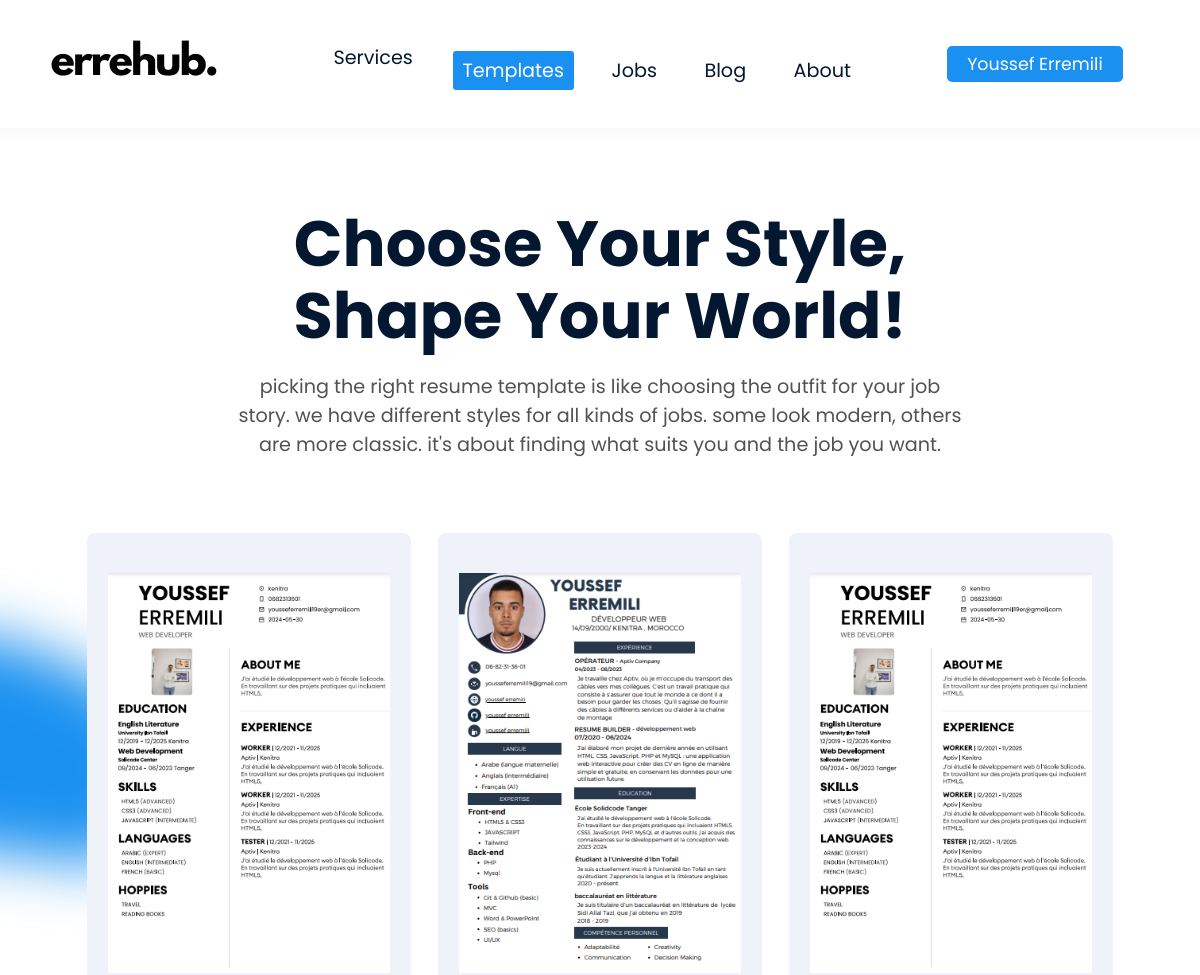
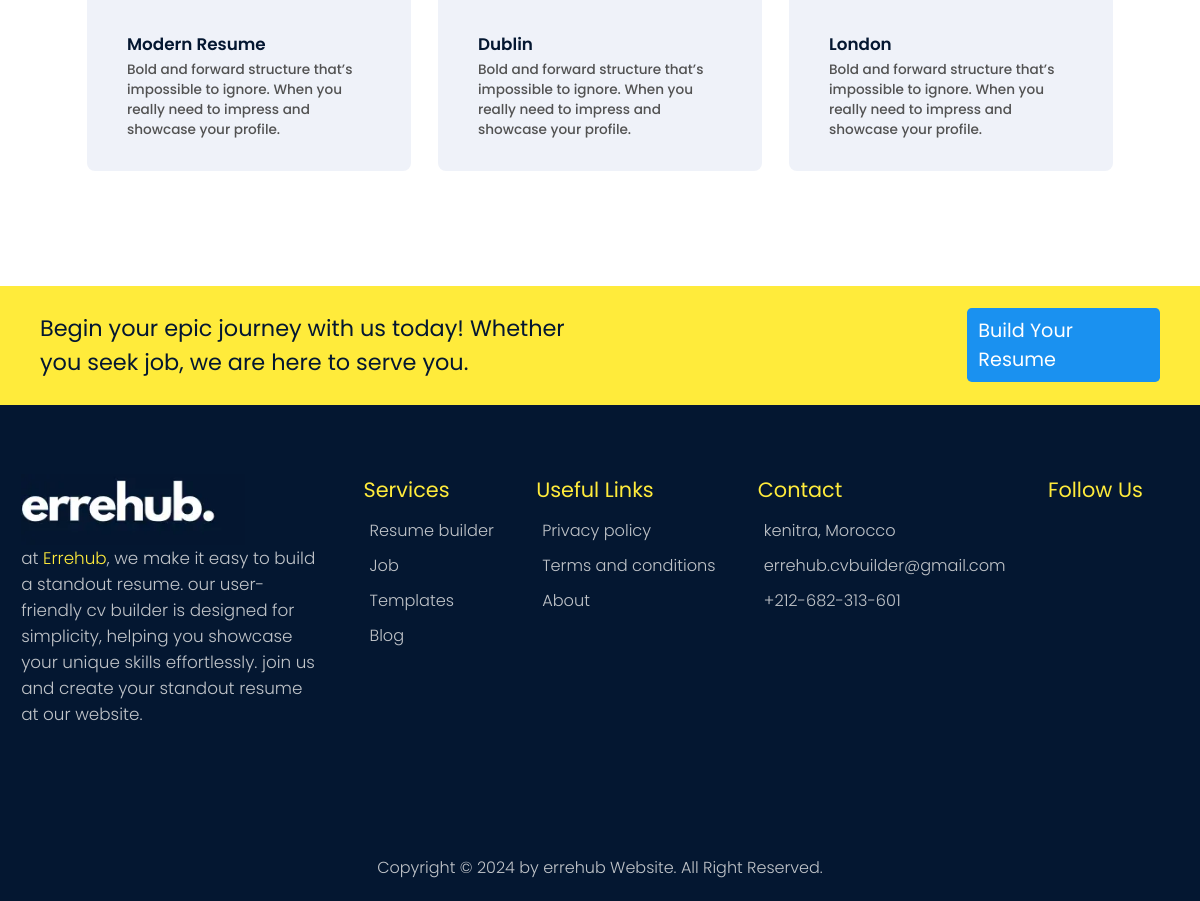
Page /template/template.php (signed in) on the committed database (2 pictures, top to bottom).
### tables this page shows
CREATE TABLE `templates` (
  `resume_id` int(11) NOT NULL,
  `resume_name` varchar(255) NOT NULL,
  `resume_description` varchar(255) NOT NULL,
  `resume_image` varchar(255) NOT NULL,
  `resume_template` text NOT NULL
);

### template/template.php (the view, shortened to what this page needs)
<?php
include("../config/config.php");
$query = "SELECT * FROM templates";
$stmt = $serverConnection->prepare($query);
$stmt->execute();
?>
<!DOCTYPE html>
<html lang="en">
<head>
    <link rel="stylesheet" href="../assets/styles/style.css">
    <link rel="stylesheet" href="../assets/styles/template.css">
</head>
<body>
    <header>
        <div class="nav">
            <div class="logo">
                <a href="../index.php"><img src="../assets/image/errehub-wight.webp" alt="errehub logo"></a>
            </div>
            <nav>
                <ul>
                    <li class="parent">services
                    </li>
                    <li id="selected"><a class="selected" href="template.php">templates</a></li>
                    <li><a href="../job/job.php">jobs</a></li>
                    <li><a href="../blog/blog.php">blog</a></li>
                    <li><a href="../blog/topic.php?id=2&title=about-us&image=../assets/image/about-us.webp">about</a></li>
                </ul>
            </nav>
            <div class="getBtn">
                <?php if (isset($_SESSION["User-Name"])) : ?>
                    <span class="regBtn"><?php echo htmlspecialchars($_SESSION["User-Name"]); ?></span>
                    <a class="regBtn" id="logout" href="../logout/logout.php">
                    </a>
                <?php else : ?>
                    <a class="regBtn login" href="../login/login.php">Log in</a>
                    <a class="regBtn sign" href="../signup/sign-up.php">Sign in</a>
                <?php endif; ?>
            </div>
        </div>
    </header>
    <main class="template">
        <div class="templateHead">
            <h1>Choose your style, shape your world!</h1>
            <p>Picking the right resume template is like choosing the outfit for your job story. We have different
                styles for all kinds of jobs. Some look modern, others are more classic. It's about finding what suits
                you and the job you want.</p>
        </div>
        <div class="galleryTemplates">
            <?php while ($row = $stmt->fetch(PDO::FETCH_ASSOC)) { ?>
                <div class="templateCol templateCol1">
                    <section>
                        <img src="<?php echo $row["resume_image"]; ?>" alt="Resume Image">
                    </section>
                    <section>
                        <h3><?php echo $row["resume_name"]; ?></h3>
                        <p><?php echo $row["resume_description"]; ?></p>
                    </section>
                </div>
            <?php }; ?>
        </div>
    </main>
    <footer>
        <div class="footHead">
            <div class="footLeft">
                <h2>Begin your epic journey with us today! Whether you seek job, we are here to serve you.</h2>
            </div>
            <div class="footRight">
                <div class="footBtn">
                    <a class="getStarted footBtn" href="../editor/editor.php">build your resume</a>
                </div>
            </div>
        </div>
        <div class="mainFooter">
            <div class="footCol about">
                <a href="../index.php"><img src="../assets/image/errehub-dark.webp" alt="logo of the website Errehub"></a>
                <p>At <a class="footInd" href="../index.php">errehub</a>, we make it easy to build a standout resume. Our user-friendly CV builder is designed for simplicity, helping you showcase your unique skills effortlessly. Join us and create your standout resume at our website.</p>
            </div>
            <div class="footCol services">
                <h3>services</h3>
                <ul>
                    <li><a href="../editor/editor.php"><ion-icon name="chevron-forward-outline"></ion-icon> Resume builder</a></li>
                    <li><a href="../job/job.php"><ion-icon name="chevron-forward-outline"></ion-icon> Job</a></li>
                    <li><a href="../template/template.php"><ion-icon name="chevron-forward-outline"></ion-icon> Templates</a></li>
                    <li><a href="../blog/blog.php"><ion-icon name="chevron-forward-outline"></ion-icon> Blog</a></li>
                </ul>
            </div>
            <div class="footCol link">
                <h3>useful links</h3>
                <ul>
                    <li><a href=""><ion-icon name="chevron-forward-outline"></ion-icon> Privacy policy</a></li>
                    <li><a href=""><ion-icon name="chevron-forward-outline"></ion-icon> Terms and conditions</a></li>
                    <li><a href="../blog/topic.php?id=2&title=about-us&image=../assets/image/about-us.webp"><ion-icon name="chevron-forward-outline"></ion-icon> About</a></li>
                </ul>
            </div>
            <div class="footCol address">
                <h3>contact</h3>
                <ul>
                    <li><a href=""><ion-icon name="location-outline"></ion-icon>kenitra, Morocco</a></li>
                    <li><a href=""><ion-icon name="mail-outline"></ion-icon>errehub.cvbuilder@gmail.com</a></li>
                    <li><a href=""><ion-icon name="call-outline"></ion-icon>+212-682-313-601</a></li>
                </ul>
            </div>
            <div class="footCol follow">
                <h3>follow us</h3>
            </div>
        </div>
        <div class="resirved">
            <h3>Copyright © 2024 by errehub Website. All Right Reserved.</h3>
        </div>
    </footer>
</body>
</html>

### assets/styles/style.css (style rules this page uses)
:root { --second-main-color: #21BF73; --first-main-color: #3572EF; --footer-color: #eaeaead1; --footer-title-c: #ffeb3b; --main-title-c: #041731; --slogan-color: #525252; --title-color: #202020; --weight: #ffffff; --black: #000000; --light-blue: #f0f8ff; }
::placeholder { font-size: 0.9rem; text-transform: capitalize; }
::placeholder, select, option, textarea, input { font-family: "Poppins", sans-serif; }
html, body { font-family: 'Poppins', sans-serif; background-color: var(--weight); }
header .nav { background-color: var(--weight); display: flex; align-items: center; justify-content: space-around; min-height: 16vh; box-shadow: 0px -16px 22px 9px #0000001a; position: relative; }
header .nav nav ul li { display: inline-block; margin: 10px 12px; padding: 0.3rem 0.6rem; }
header .nav nav ul li a, header .nav nav ul li { font-size: 1.2rem; color: var(--main-title-c); text-transform: capitalize; cursor: pointer; user-select: none; }
.parent { position: relative; }
#selected { background-color: var(--first-main-color); border-radius: 0.2rem; color: var(--weight); }
.selected { color: var(--weight) !important; }
main .mainHeader .left .btnSetion a, .getBtn .regBtn { padding: 0.4rem 1.2rem; font-size: 1.2rem; font-weight: 400; text-transform: capitalize; background-color: var(--first-main-color); color: var(--weight); border-radius: 5px; cursor: pointer; }
.getBtn .regBtn { position: relative; }
#logout { background-color: transparent; }
.getBtn .regBtn { padding: 6px 20px; font-size: 1.090rem; }
footer .footHead { display: flex; align-items: center; justify-content: center; padding: 1.4rem 2.5rem; margin: 6rem auto 0rem auto; width: 100%; background-color: var(--footer-title-c); }
footer .footHead .footLeft h2 { font-weight: 400; color: var(--main-title-c); text-wrap: balance; font-size: 1.4rem; width: 60%; }
.footHead .footRight a.getStarted { font-size: 1.2rem; text-transform: capitalize; border-radius: 0.3rem; padding: 0.5rem 0.7rem; display: inline-block; color: var(--weight); background-color: var(--first-main-color); }
footer .mainFooter { display: flex; justify-content: space-around; padding: 4.3rem 0 6rem 0; background-color: var(--main-title-c); height: auto; }
footer .mainFooter .about { width: 25%; }
footer .mainFooter .footCol.about p, footer .mainFooter .footCol.about p .footInd { text-transform: lowercase; font-weight: 300; color: var(--footer-color); font-size: 1.05rem; }
footer .mainFooter .footCol.about p .footInd { text-transform: capitalize; color: var(--footer-title-c); text-wrap: nowrap; }
footer .mainFooter .footCol.about img { width: 14rem; }
footer .mainFooter .footCol h3 { font-size: 1.3rem; font-weight: 400; text-transform: capitalize; color: var(--footer-title-c); margin-bottom: 13px; }
footer .mainFooter .footCol a { color: var(--footer-color); font-size: 1.01rem; font-weight: 300; margin: 10px 0; }
footer .mainFooter .follow { margin-right: 3vw; }
footer .mainFooter .footCol ul li a { display: flex; align-items: center; }
footer .resirved { background-color: var(--main-title-c); padding: 2rem 0 1.3rem 0; }
footer .resirved h3 { font-weight: 300; text-align: center; font-size: 1.00rem; color: var(--footer-color); }

### rows in the picture
templates: resume_image (picture), resume_name "Modern Resume", resume_description "Bold and forward structure that’s impossible to ignore. When you really need to impress and showcase your profile."
templates: resume_image (picture), resume_name "Dublin", resume_description "Bold and forward structure that’s impossible to ignore. When you really need to impress and showcase your profile."
templates: resume_image (picture), resume_name "London", resume_description "Bold and forward structure that’s impossible to ignore. When you really need to impress and showcase your profile."

### other values in the picture
$_SESSION["User-Name"] "Youssef Erremili"
